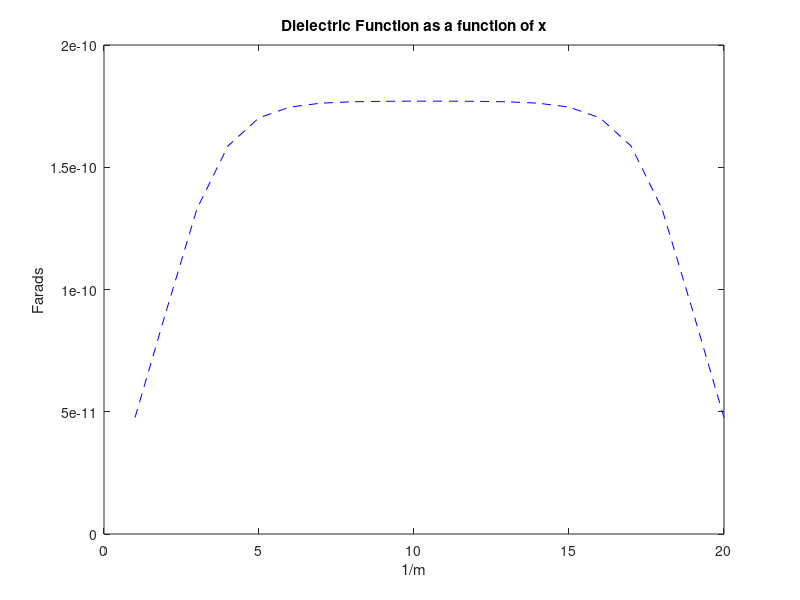
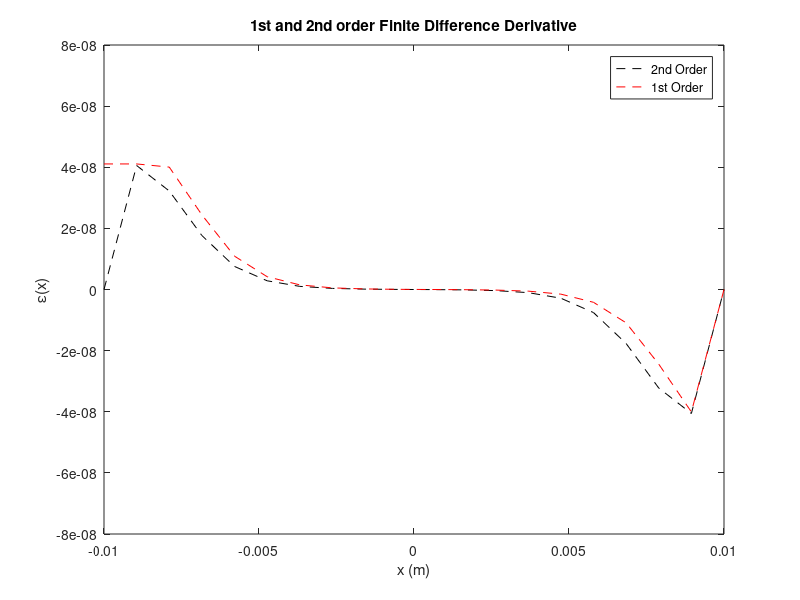

Recreate these plots in MATLAB, in order. (Note: this script raises an error after producing the figures.)
%% Author: Alec Sblendorio 
%% Due Date: December 6, 2020
%% Subject: EP 501 Numerical Methods for Scientists and Engineers 
%% Project #6
%%Problem 1: Electrostatic Potential in Dielectrics with Boundary
%%Conditions
%%Problem #2: Application of Ordinary Differential Equations
% Collaboration with Dennis Turano, and Bartosz Kwiecisnki, and Joseph
% Akash

%% Problem #1: Electrostatic Potential in Dielectrics with Boundary Conditions
%%Part A: Plot the dielectric function and note that it varies rapidly near the edges of the domain of interest.
%%Part B: Develop a system of finite difference equations for this system 
%%based on second order accurate centered differences (numerical differences
%%may also be used for dielectric function derivatives). 
%%Include this system in your homework submission.

%%Part C: Develop two finite difference equations for the boundary conditions
%%of this system. Use a first- order forward difference at the x = −a boundary.
%%Include these equations with your submission.

%%Part D: Solve your system of equations using the MATLAB “\” operator.
%%Part E: Since the dielectric function varies rapidly at the boundary, 
%%this is a problem where a second order (forward) difference may be useful
%%(see course notes for formula). Reformulate your matrix system to include
%%this for the x = −a boundary and solve the system numerically for 20 
%%grids points. Plot the result and compare it against the solution with a
%%first order forward difference.

disp('%%%%%%%%%%%%%%%%%%PROBLEM #1 ANSWER BEGIN%%%%%%%%%%%%%%%%%%');
% Electrostatic potential of a dielectric function 
lx = 20;
ly = 20;
%constants 
e0=8.854.*10.^(-12);
a=0.01;
l=a./5;
x = linspace(-a,a,lx);
y = linspace(-a,a,ly);
[X,Y]=meshgrid(x,y);

dx = -9.*a./10; 
dxx = 9.*a./10;

%boundary conditions 
phi_a = 100; %volts
dphi_dx_a = 1000; %volts/m
bdcond = [dphi_dx_a;zeros(lx-2,1);phi_a]; 

ep = e0*(10*tanh((x-dx)/l)-(10*tanh((x-dxx)/l)));
  
figure(1);
plot(ep,'b--');
xlabel('1/m');
ylabel('Farads');
title('Dielectric Function as a function of x');

%% 1B
%second order, centered
dep_dx=zeros(lx,1);
dx=x(2)-x(1);
%forward difference at the beginning
dep_dx(1)=(ep(2)-ep(1))/2*dx;

%centered difference on the interior
for ix=2:lx-1
    dep_dx(ix)=(ep(ix+1)-ep(ix-1))/2/dx;
end %for

%backward difference at the end
dep_dx(lx)=(ep(lx)-ep(lx-1))/2*dx;

%%
dep_dx2=zeros(lx,1);
dxx=x(2)-x(1);
%first order derivative approximation (backward)
%interior
for ix=2:lx-1
    dep_dx2(ix)=(ep(ix)-ep(ix-1))/dxx;
end %for
dep_dx2(1)=dep_dx2(2);

%% Plotter
figure(2);
plot(x,dep_dx,'k--');
hold on;
plot(x,dep_dx2,'r--');
xlabel('x (m)');
ylabel('\epsilon(x)');
title('1st and 2nd order Finite Difference Derivative');
legend('2nd Order','1st Order');

%% 1D solve using Matlab Operator 
ep2(:)=ep(:);
ep3=zeros(100,100);
ep3(1,:)=[-1/dx^2,1/dx,zeros(1,lx-2)];
ep3(lx,:)=[zeros(1,lx-1),1];

for i=2:lx-1
    ep3(i,i)=-2.*ep(i)./dx.^2;
    ep3(i,i+1)=ep(i)./dx.^2+dep_dx(i)./(2.*dx);
    ep3(i,i-1)=ep(i)./dx.^2-dep_dx(i)./(2.*dx);
end %for  

disp('Matlab,GNU/Octave built-in solution:');
xsoln=ep3\bdcond;
disp(xsoln);

figure(3);
plot(xsoln,'r--');
xlabel('x (m)');
ylabel('y');
title('Dielectric Function with x = -a at boundary');

disp('%%%%%%%%%%%%%%%%%%PROBLEM #1 ANSWER END%%%%%%%%%%%%%%%%%%');

disp('%%%%%%%%%%%%%%%%%%PROBLEM #1 ANSWER PLOTS%%%%%%%%%%%%%%%%%%');
%% Problem #2: Application of Ordinary Differential Equations
%%Part A:  Solve this system with the RK4 algorithm and plot the velocity
%%and position as a function of time. Compare this against the RK2 solution
%%in the repository and show they are roughly equal. Use 2πm 100 time steps
%%per particle oscillation period T = qB .

%%Part B: Show that the RK4 solution is better in the sense that it can
%%solve the problem accurately with fewer time steps.

%%Part C: Suppose the magnetic field is changed to vary linearly in the y-direction:
%%B(y)=B 1+(1/2)y in e_z
%%Use your RK4 solver to find the velocity. Plot the velocities and path of 
%%the particle in the x-y plane for a least five periods of oscillation. 
%%HINT: The particle should execute trochoidal motion.

disp('%%%%%%%%%%%%%%%%%%PROBLEM #2 ANSWER BEGIN%%%%%%%%%%%%%%%%%%');

q=-1.6e-19;
m=1.67e-27;
B=5e-6;
omega=q*B/m;    %frequency of oscillation (can be shown via solution by hand gives a SHO)
tmin=0;
tmax=2*2*pi/abs(omega);    % follow particle for one oscillation periods
t=linspace(tmin,tmax,100);
dt=t(2)-t(1);
lt=numel(t);

% for j=75:-1:1
%     omega=q*B/m;    %frequency of oscillation (can be shown via solution by hand gives a SHO)
%     tmin(j)=0;
%     tmax(j)=2*2*pi/abs(omega);    % follow particle for one oscillation periods
%     t(j)=linspace(tmin,tmax,75);
%     dt(j)=t(2)-t(1);
%     lt=numel(t); 
%     if 
%         
%     end %    
% end %for    

% RK2 Method
vx=zeros(1,lt);
vy=zeros(1,lt);
vx(1)=1;     % vx initial conditions
vy(1)=1;     % vy initial conditions
% Loop for applying RK2 to a system of two equations
for n=2:lt
    %step x and y components together, this is the half update
    vxhalf=vx(n-1)+dt/2*(omega*vy(n-1));
    vyhalf=vy(n-1)-dt/2*(omega*vx(n-1));
    
    %now the full update
    vx(n)=vx(n-1)+dt*(omega*vyhalf);
    vy(n)=vy(n-1)-dt*(omega*vxhalf);    
end %for

%RK4 method
vx4=zeros(1,lt);
vy4=zeros(1,lt);
vx4(1)=1e3;     % vx initial conditions
vy4(1)=1e3;     % vy initial conditions

% Loop for applying RK4 to a system of two equations
for n=2:lt
    k1x=dt*(omega*vy4(n-1));    %k1 for the x differential equation
    k1y=-dt*(omega*vx4(n-1));    %k1 for the y differential equation
    
    k2x=dt*omega*(vy4(n-1)+k1y/2);
    k2y=-dt*omega*(vx4(n-1)+k1x/2);
    
    k3x=dt*omega*(vy4(n-1)+k2y/2);
    k3y=-dt*omega*(vx4(n-1)+k2x/2); 
    
    k4x=dt*omega*(vy4(n-1)+k3y);
    k4y=-dt*omega*(vx4(n-1)+k3x); 
    
    vx4(n)=vx4(n-1)+1/6*(k1x+2*k2x+2*k3x+k4x);
    vy4(n)=vy4(n-1)+1/6*(k1y+2*k2y+2*k3y+k4y);
end %for

%RK2 Integrate velocity to get position as a fn. of time, this assumes that the
%particle is initially at x,y = (0,0)
x=cumtrapz(t,vx);    %Matlab built-in for accumulating an integral value
y=cumtrapz(t,vy);
vz=1e3;
z=vz*t;

%RK4 integrate velocity to get position as a fn. of time, this assumes that the
%particle is initially at x,y = (0,0)
x4=cumtrapz(t,vx4);
y4=cumtrapz(t,vy4);
vz4=1e3;
z4=vz4*t;

% Plot velocity solutions for both RK2 and RK4
figure(4);
ax=plotyy(t,vx,t,vy);
set(ax(1),'FontSize',20);
set(ax(2),'FontSize',20);
xlabel('time (s)');
ylabel(ax(1),'v_x');
ylabel(ax(2),'v_y');
title('Runge-Kurtta 2nd Order Method');

figure(5);
ax4=plotyy(t,vx4,t,vy4);
set(ax(1),'FontSize',20);
set(ax(2),'FontSize',20);
xlabel('time (s)');
ylabel(ax(1),'v_x');
ylabel(ax(2),'v_y');
title('Runge-Kutta 4th Order Method');

% Comet plot demo
figure(6);
comet3(x,y,z);
set(gca,'FontSize',20);
xlabel('x');
ylabel('y');
zlabel('z');
title('Runge-Kutta 2nd Order Method');

figure(7);
comet3(x4,y4,z4);
set(gca,'FontSize',20);
xlabel('x');
ylabel('y');
zlabel('z');
title('Runge-Kutta 4th Order Method');

figure(8);
ax=plotyy(t,vy,t,vy4);
set(ax(1),'FontSize',20);
set(ax(2),'FontSize',20);
xlabel('time (s)');
ylabel(ax(1),'v_x');
ylabel(ax(2),'v_y');
title('Comparison of Runge-Kurtta 2nd and 4th Order Methods');


%% Part C

q=1.6e-19;
m=1.67e-27;
B=5e-5;
omega=q*B/m;    %frequency of oscillation (can be shown via solution by hand gives a SHO)
tmin=0;
tmax=5*2*pi/abs(omega);    % follow particle for one oscillation periods
t=linspace(tmin,tmax,100);
dt=t(2)-t(1);
lt=numel(t);

%RK4 method
vx4=zeros(1,lt);
vy4=zeros(1,lt);
vx4(1)=1e3;     % vx initial conditions
vy4(1)=1e3;     % vy initial conditions
ynew=zeros(1,lt);
% Loop for applying RK4 to a system of two equations
for l=2:lt
    % set new value for the Magnetic Field each time as it varies in Y
    ynew(l) = ynew(l-1)+(dt*vy4(l-1));
    B2 = B*(1+.5*(ynew(l)));
    omega2 = q*B2/m;
    
    k1x=dt*(omega2*vy4(l-1));    %k1 for the x differential equation
    k1y=-dt*(omega2*vx4(l-1));    %k1 for the y differential equation
    
    k2x=dt*omega2*(vy4(l-1)+k1y/2);
    k2y=-dt*omega2*(vx4(l-1)+k1x/2);
    
    k3x=dt*omega2*(vy4(l-1)+k2y/2);
    k3y=-dt*omega2*(vx4(l-1)+k2x/2); 
    
    k4x=dt*omega2*(vy4(l-1)+k3y);
    k4y=-dt*omega2*(vx4(l-1)+k3x); 
    
    vx4(l)=vx4(l-1)+1/6*(k1x+2*k2x+2*k3x+k4x);
    vy4(l)=vy4(l-1)+1/6*(k1y+2*k2y+2*k3y+k4y);
  
end %for

%RK4 integrate velocity to get position as a fn. of time, this assumes that the
%particle is initially at x,y = (0,0)
x4=cumtrapz(t,vx4);
y4=cumtrapz(t,vy4);
vz4=1e3;
z4=vz4*t;

% Plot velocity solutions for  RK4
figure(9);
ax4=plotyy(t,vx4,t,vy4);
xlabel('time (s)');
ylabel(ax(1),'v_x');
ylabel(ax(2),'v_y');
title('Runge-Kutta 4th Order Method');

% Comet plot demo
figure(10);
comet(x4,y4);
hold on;
set(gca,'FontSize',20);
xlabel('x(m)');
ylabel('y(m)');
legend('X(t)');
title('Runge-Kutta 4th Order Method');
disp('%%%%%%%%%%%%%%%%%%PROBLEM #2 ANSWER END%%%%%%%%%%%%%%%%%%');

disp('%%%%%%%%%%%%%%%%%%PROBLEM #2 ANSWER PLOTS%%%%%%%%%%%%%%%%%%');


%% END PROJECT #6